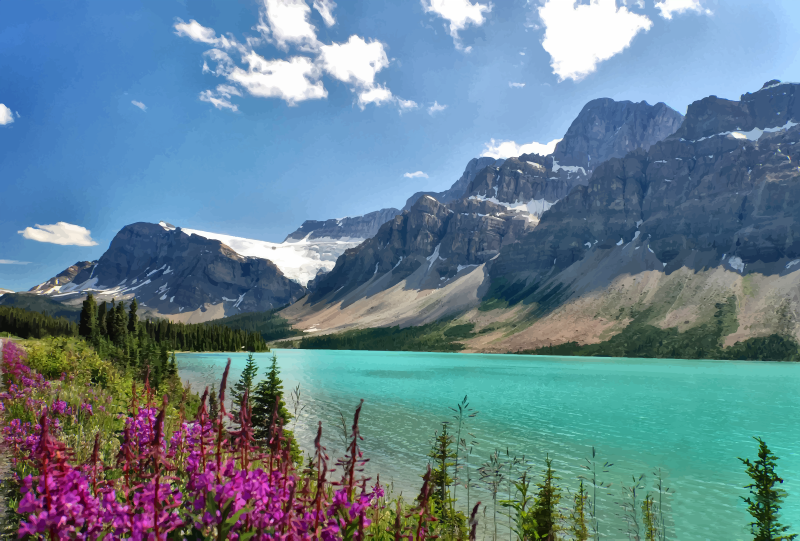
#> input picture samples/mountain_lake.png, 800 x 541 px
$ jupyter execute --allow-errors draw_by_numbers.ipynb
#> lines starting #> are read from the running program, lines starting #| are printed output that depends on the picture
#> further down, image is the input picture: shape (541, 800, 3); mean B, G, R 145.3, 130.5, 101.6
### draw_by_numbers/color_quantization.py
import cv2
import numpy as np


def quatitize(image, bins: int):
    return image


def kmeans(image, bins: int):
#> called with bins = 18
    if image.dtype == np.uint8:
        image = image.astype(np.float32)

    # flatten image
    data = image.reshape((-1, 3))
    assert data.dtype == np.float32

    criteria = (cv2.TERM_CRITERIA_EPS + cv2.TERM_CRITERIA_MAX_ITER,
                20, 1.0)

    ret, label, center = cv2.kmeans(
        data, bins, None,
        criteria=criteria,
        attempts=10,
        flags=cv2.KMEANS_PP_CENTERS)
#> ret = 193913615.9; center = 18 rows, first 8: [60.64, 72.1, 45.45], [93.51, 192.3, 180.1], [245.9, 246.4, 246.8], [165.2, 198.8, 232.3], [73.69, 131.1, 192.7], [97.52, 141.1, 130.4], [44.8, 71.15, 98.31], [154.4, 156.5, 142.1]

    center = np.uint8(center)
#> center = 18 rows, first 8: [60, 72, 45], [93, 192, 180], [245, 246, 246], [165, 198, 232], [73, 131, 192], [97, 141, 130], [44, 71, 98], [154, 156, 142]
    res = center[label.flatten()]
    res2 = res.reshape((image.shape))
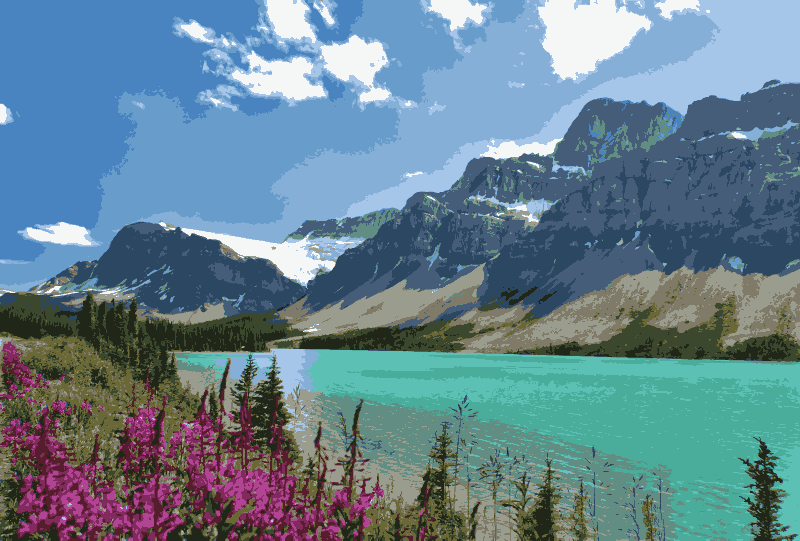
#> res2: shape (541, 800, 3); mean R, G, B 101, 130.1, 144.8
    return res2, (ret, label, center)

### draw_by_numbers/draw_by_numbers.ipynb
[cell 1]
import cv2
from matplotlib import pyplot as plt

[cell 2]
image = cv2.imread("../samples/mountain_lake.png")
image = cv2.cvtColor(image, cv2.COLOR_BGR2RGB)
plt.imshow(image)

## Step 1: Color Quantization

[cell 3]
from color_quantization import kmeans
bin_image = kmeans(image, 18)
#> (the rest of this cell did not finish here and is left out)
